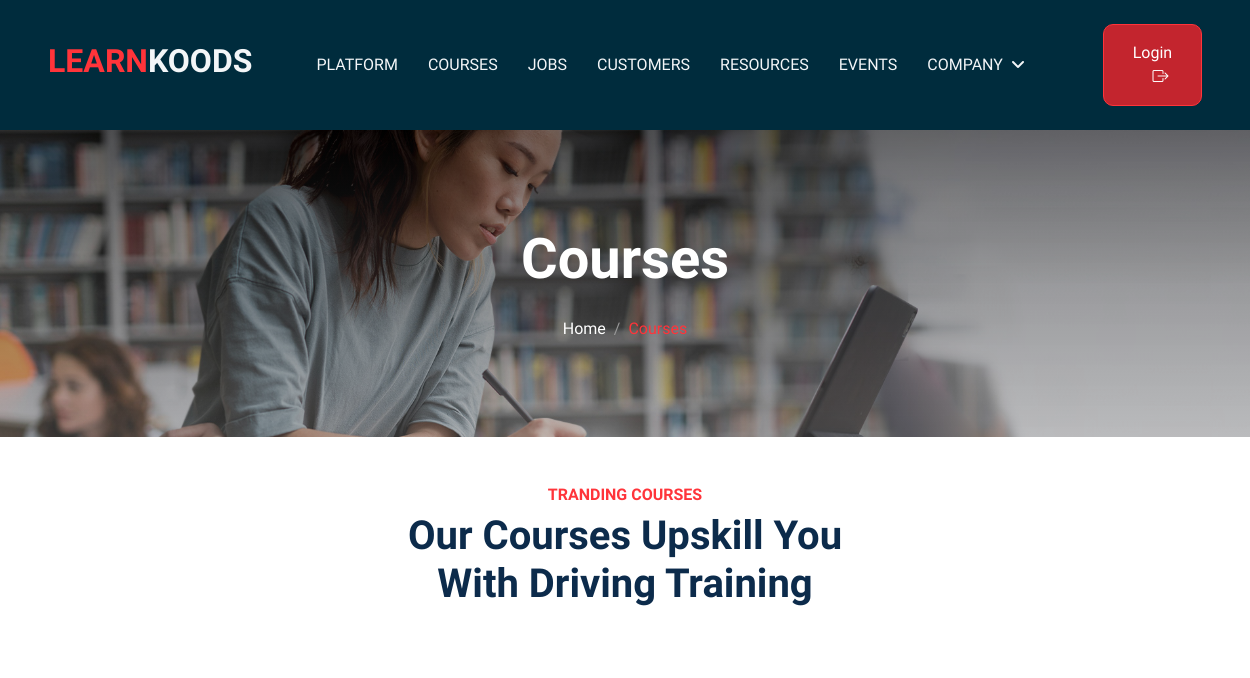
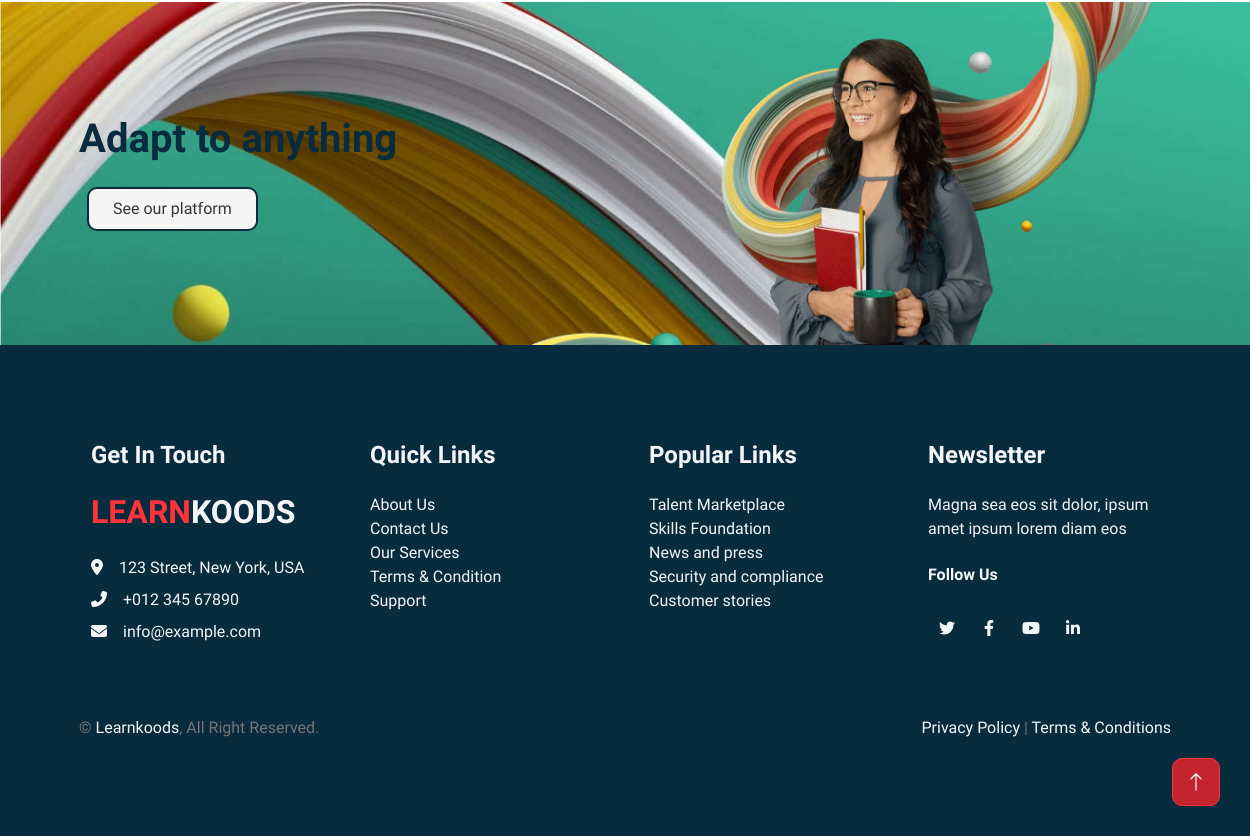
Page /courses/ on the earlier database version (2 pictures, top to bottom).
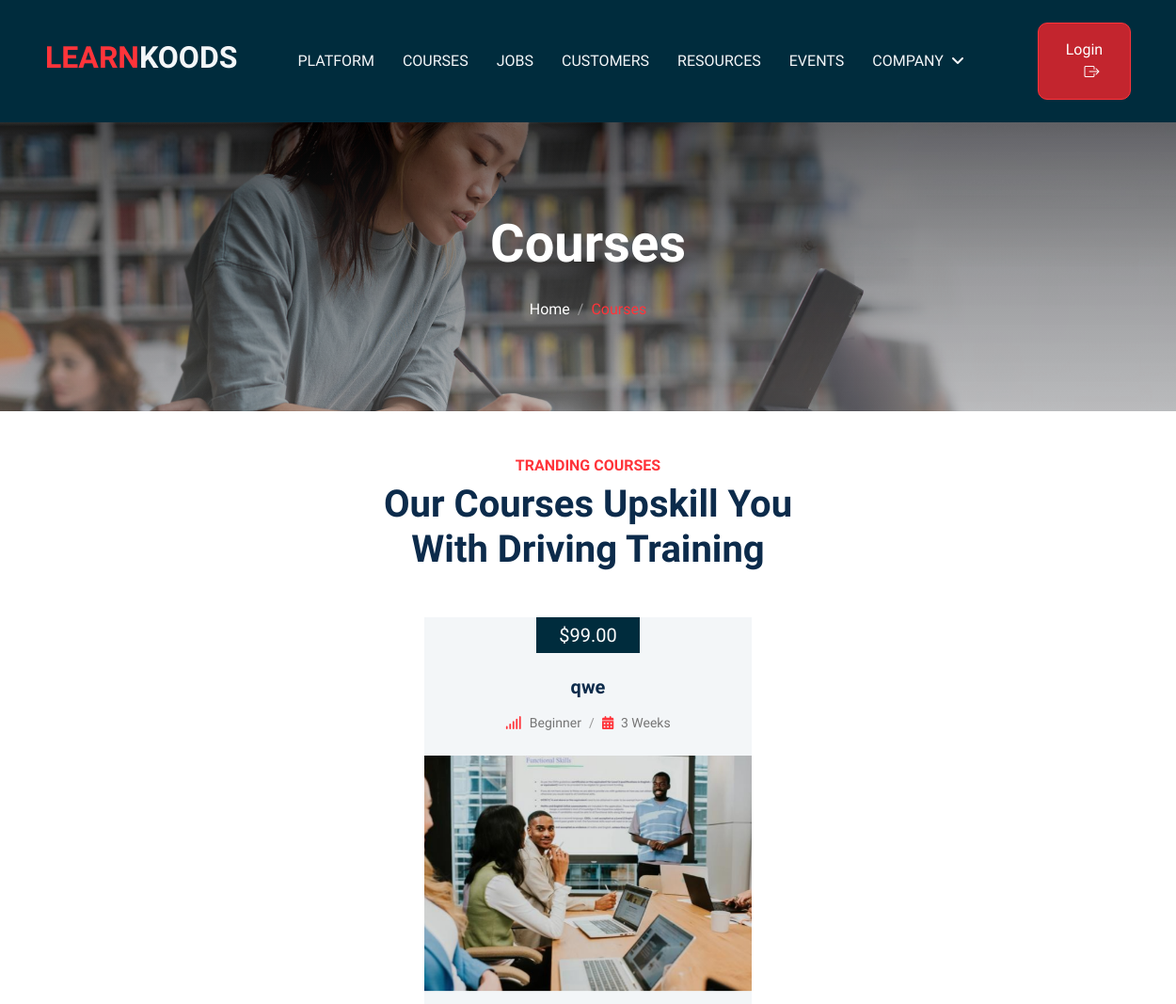
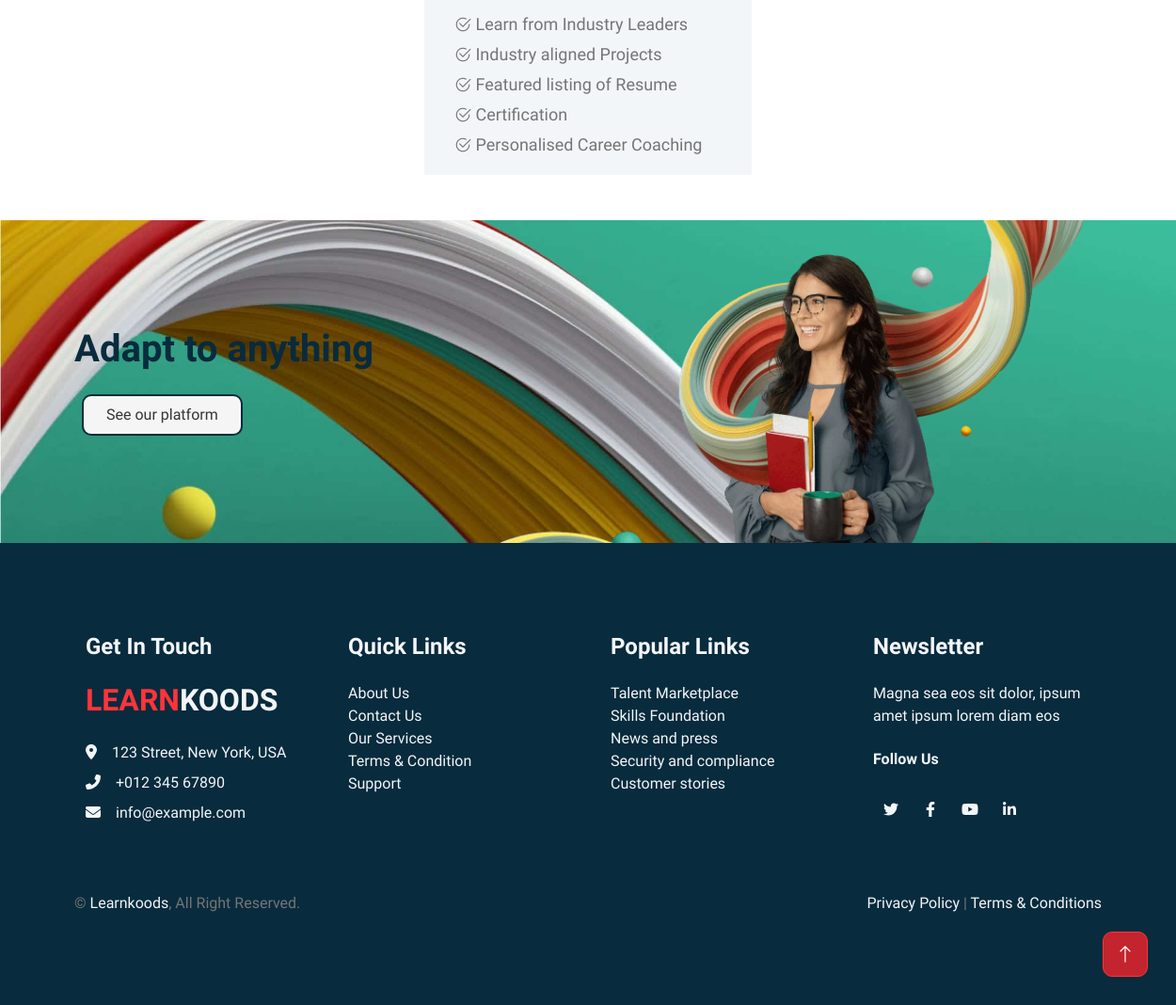
Same page on the later database version (2 pictures, top to bottom).
### courses/models.py (models this page shows, shortened)
class Courses(models.Model):
    course_id = models.AutoField(primary_key=True)
    user = models.ForeignKey(User, on_delete=models.CASCADE,null=True,blank=True,default=None)
    course_title = models.CharField(max_length=100)
    course_price = models.DecimalField(max_digits=6, decimal_places=2,null=True)
    course_des = HTMLField()
    course_level = models.CharField(choices=(('Beginner', ("Beginner")),
                                        ('Intermediate', ("Intermediate")),
                                        ('Advance', ("Advance"))),
                                default='Beginner',max_length=50)
    course_duration = models.CharField(max_length=100)
    course_image = models.ImageField(upload_to="corse/",null=True,default="course/courses-1.jpg")
    course_slug = AutoSlugField(populate_from = 'course_title',unique=True,null=True,default=None)

### koods/views.py (the view, shortened to what this page needs)
# urls.py: path('courses/', views.Course),
def Course(request):
    courseData = Courses.objects.all()
    data={
        'title':'Courses',
        'courseData':courseData
    }
    return render(request,"courses.html",data)

### templates/courses.html (shortened to what this page needs)
{% extends 'base.html' %}
{% block content %}
<section>
    <div class="container-fluid page-header py-6 mt-6 mt-0 wow fadeIn" data-wow-delay="0.1s">
        <div class="container text-center">
            <h1 class="display-4 text-white animated slideInDown mb-4">Courses</h1>
            <nav aria-label="breadcrumb animated slideInDown">
                <ol class="breadcrumb justify-content-center mb-0">
                    <li class="breadcrumb-item"><a class="text-white" href="/">Home</a></li>
                    <li class="breadcrumb-item text-primary active" aria-current="page">Courses</li>
                </ol>
            </nav>
        </div>
    </div>
    <div class="container-xxl ">
        <div class="container my-5">
            <div class="text-center mx-auto mb-5 wow fadeInUp" data-wow-delay="0.1s" style="max-width: 500px;">
                <h6 class="text-primary text-uppercase mb-2">Tranding Courses</h6>
                <h1 class="display-6 mb-4">Our Courses Upskill You With Driving Training</h1>
            </div>
            <div class="row g-4 justify-content-center">
                {% for n in courseData %}
                <div class="col-lg-4 col-md-6 wow fadeInUp" data-wow-delay="0.1s">
                    <div class="courses-item d-flex flex-column bg-light overflow-hidden h-100">
                        <div class="text-center p-4 pt-0">
                            <div class="d-inline-block bg-primary text-white fs-5 py-1 px-4 mb-4">${{n.course_price}}
                            </div>
                            <h5 class="mb-3">{{n.course_title}}</h5>
                            <ol class="breadcrumb justify-content-center mb-0">
                                <li class="breadcrumb-item small"><i
                                        class="fa fa-signal text-primary me-2"></i>{{n.course_level}}</li>
                                <li class="breadcrumb-item small"><i
                                        class="fa fa-calendar-alt text-primary me-2"></i>{{n.course_duration}}</li>
                            </ol>
                        </div>
                        <div class="position-relative mt-auto">
                            {% if n.course_image != NULL %}
                            <img class="img-fluid-new" src="/media/{{n.course_image}}" alt="" />
                            {% endif %}
                        </div>
                        <ul style="list-style-type: none; font-size: 18px; line-height: 2rem;">
                            <li class="pt-4"><i class="bi bi-check2-circle"></i> Learn from Industry Leaders</li>
                            <li><i class="bi bi-check2-circle"></i> Industry aligned Projects</li>
                            <li><i class="bi bi-check2-circle"></i> Featured listing of Resume</li>
                            <li><i class="bi bi-check2-circle"></i> Certification</li>
                            <li><i class="bi bi-check2-circle"></i> Personalised Career Coaching</li>
                        </ul>
                    </div>
                </div>
                {% endfor %}
            </div>
        </div>
    </div>
</section>
{% endblock %}

### templates/base.html
{% include "header.html" %}
{% block content %}
{% endblock %}
{% include "footer.html" %}

### templates/header.html (shortened to what this page needs)
<!DOCTYPE html>
<html lang="en">
<head>
    <link href="https://cdn.jsdelivr.net/npm/select2@4.1.0-rc.0/dist/css/select2.min.css" rel="stylesheet" />
    <link href="https://cdnjs.cloudflare.com/ajax/libs/font-awesome/6.4.0/css/all.min.css" rel="stylesheet">
    <link href="https://cdn.jsdelivr.net/npm/bootstrap-icons@1.4.1/font/bootstrap-icons.css" rel="stylesheet">
    <link rel="stylesheet" href="https://cdnjs.cloudflare.com/ajax/libs/slick-carousel/1.8.1/slick.css" />
    <link rel="stylesheet" href="https://cdnjs.cloudflare.com/ajax/libs/slick-carousel/1.8.1/slick-theme.css" />
    <link href="/static/lib/animate/animate.min.css" rel="stylesheet">
    <link href="/static/lib/owlcarousel/assets/owl.carousel.min.css" rel="stylesheet">
    <link href="/static/css/bootstrap.min.css" rel="stylesheet">
    <link href="/static/css/style.css" rel="stylesheet">
</head>
<body>
    <nav class="navbar navbar-expand-lg     navbar-light sticky-top p-0">
        <a href="/" class="navbar-brand d-flex align-items-center border-end px-4 px-lg-5">
            <h2 class="text-primary  "> LEARN<b class="text-light">KOODS</b></h2>
        </a>
        <div class="collapse  navbar-collapse" id="navbarCollapse">
            <div class="navbar-nav  ms-auto p-4 p-lg-0">
                <a href="/" class="nav-item text-light nav-link  ">Platform</a>
                <a href="/courses" class="nav-item text-light  nav-link">Courses</a>
                <a href="/jobs" class="nav-item text-light nav-link ">Jobs</a>
                <a href="/" class="nav-item text-light  nav-link">Customers</a>
                <a href="/" class="nav-item text-light nav-link ">Resources</a>
                <a href="/" class="nav-item text-light nav-link ">Events</a>
                <div class="nav-item text-light  dropdown">
                    <a href="/" class="nav-link dropdown-toggle text-light" data-bs-toggle="dropdown">Company</a>
                </div>
                {% if user.is_authenticated %}
                <div class="nav-item text-light nav-link profile" onclick="openNav()">{{user.username}}</div>
                <a href="{% url 'logout' %}" class="nav-item text-light nav-link"><i
                        class="bi bi-box-arrow-left"></i></a>
                {% else %}
            </div>
            <a href="/sign-in" class=" py-4 px-lg-5 d-none d-lg-block"><button class="btn btn-primary px-4 py-3">Login<i class="bi bi-box-arrow-right ms-3"> </i></button></a>
            {% endif %}
    </nav>

### templates/footer.html (shortened to what this page needs)
<section>
    <div class="bg-img">
        <div class="container">
            <div class="row align-items-center">
                <div class="col-lg-4">
                    <h2 class="display-6  mb-4">Adapt to anything</h2>
                    <a class="btn btn-grey  mx-2 py-2 px-4" href="">See our platform</a>
                </div>
                <div class="col-lg-8">
                    <img src="/static/images/footer.webp" class="img-fluid" style="  margin: auto;">
                </div>
            </div>
        </div>
    </div>
</section>
<div class="container-fluid  bg-3  footer m-0 py-6 wow fadeIn" data-wow-delay="0.1s">
    <div class="container text-light">
        <div class="row text-light g-5">
            <div class="col-lg-3 col-md-6">
                <h4 class=" text-light mb-4">Get In Touch</h4>
                <h2 class="text-primary mb-4"> LEARN<b class="text-light">KOODS</b></h2>
                <p class="mb-2"><i class="fa fa-map-marker-alt me-3"></i>123 Street, New York, USA</p>
                <p class="mb-2"><i class="fa fa-phone-alt me-3"></i>+012 345 67890</p>
                <p class="mb-2"><i class="fa fa-envelope me-3"></i>info@example.com</p>
            </div>
            <div class="col-lg-3  col-md-6">
                <h4 class="text-light  mb-4">Quick Links</h4>
                <li> <a class="btn-link text-light" href="">About Us</a></li>
                <li> <a class="btn-link text-light" href="">Contact Us</a></li>
                <li> <a class="btn-link text-light" href="">Our Services</a></li>
                <li> <a class="btn-link text-light" href="">Terms & Condition</a></li>
                <li> <a class="btn-link text-light" href="">Support</a></li>
            </div>
            <div class="col-lg-3 col-md-6">
                <h4 class="text-light  mb-4">Popular Links</h4>
                <li> <a class="  btn-link text-light" href="">Talent Marketplace</a>
                </li>
                <li> <a class="  btn-link text-light" href="">Skills Foundation</a>
                </li>
                <li> <a class="  btn-link text-light" href="">News and press</a>
                </li>
                <li> <a class="  btn-link text-light" href="">Security and compliance</a></li>
                <li> <a class="  btn-link text-light" href="">Customer stories</a>
                </li>
            </div>
            <div class="col-lg-3 col-md-6">
                <h4 class="text-light  mb-4">Newsletter</h4>
                <p class="  ">Magna sea eos sit dolor, ipsum amet ipsum lorem diam eos</p>
                <h6 class=" text-light mt-4 mb-3">Follow Us</h6>
                <div class="d-flex pt-2">
                    <a class=" text-light   btn-square btn-outline-light me-1" href=""><i
                            class="fab fa-twitter"></i></a>
                    <a class="text-light  btn-square btn-outline-light me-1" href=""><i
                            class="fab fa-facebook-f"></i></a>
                    <a class="text-light  btn-square btn-outline-light me-1" href=""><i class="fab fa-youtube"></i></a>
                    <a class="text-light   btn-square btn-outline-light me-0" href=""><i
                            class="fab fa-linkedin-in"></i></a>
                </div>
            </div>
        </div>
    </div>
    <div class="container  pt-3 mt-5 wow fadeIn" data-wow-delay="0.1s">
        <div class="row">
            <div class="col-md-6 text-center text-md-start   mb-md-0">
                &copy; <a class="text-light  " href="#">Learnkoods</a>, All Right Reserved.
            </div>
            <div class="col-md-6 text-center text-md-end">
                <a class="text-light  " href="">Privacy Policy </a> | <a href="" class="text-light  ">Terms &
                    Conditions </a>
            </div>
        </div>
    </div>
</div>
<a href="#top" class="btn btn-lg btn-primary btn-lg-square back-to-top"><i class="bi bi-arrow-up"></i></a>
</body>
</html>

### static/css/style.css (style rules this page uses)
:root { --primary: #082b3d; --secondary: #757575; --light: #F3F6F8; --dark: #323232 !important; }
.py-6 { padding-top: 6rem; padding-bottom: 6rem; }
.back-to-top { position: fixed; display: none; right: 30px; bottom: 30px; z-index: 99; }
h2, .h2 { font-size: 2rem; color: #082b3d; }
.btn { font-weight: 500; transition: .5s; }
.btn.btn-primary, .btn.btn-outline-primary:hover { color: #FFFFFF; }
.btn-square { width: 38px; height: 38px; }
.btn-lg-square { width: 48px; height: 48px; }
.btn-square, .btn-sm-square, .btn-lg-square { padding: 0; display: flex; align-items: center; justify-content: center; font-weight: normal; }
.navbar.sticky-top { top: -100px; background: #002c3d; transition: .5s; }
.navbar .navbar-brand, .navbar a.btn { height: 80px; }
.navbar .navbar-nav .nav-link { margin-right: 30px; padding: 25px 0; color: var(--dark); font-weight: 500; text-transform: uppercase; outline: none; }
.navbar .dropdown-toggle::after { border: none; content: "\f107"; font-family: "Font Awesome 5 Free"; font-weight: 900; vertical-align: middle; margin-left: 8px; }
.page-header { background: linear-gradient(rgba(0, 0, 0, 0.493), rgba(115, 115, 115, 0.435)), url(/static/images/carousel-1.jpg) center center no-repeat; background-size: cover; }
.breadcrumb-item+.breadcrumb-item::before { color: #999999; }
.btn { border-radius: 10px; }
.btn-grey { background: #f5f5f5; border: solid 2px #082b3d; color: #353535; }
.bg-3 { background: #082b3d; }
.bg-img { background-image: url("/static/images/bg.jpg"); background-position: center center; background-size: cover; width: 100%; }
.footer li { list-style: none; }
.footer li a { font-weight: 500; }
h6.text-primary.text-uppercase.mb-2 { color: #ff343a !important; }
.text-primary { color: #ff343a !important; }
.bg-primary { background-color: #002c3d !important; }
.img-fluid-new { width: 100%; height: 250px; object-fit: cover; }

Differences in the rows shown:
added Courses: course_price "99.00", course_title "qwe", course_level "Beginner", course_duration "3 Weeks", course_image (picture)
